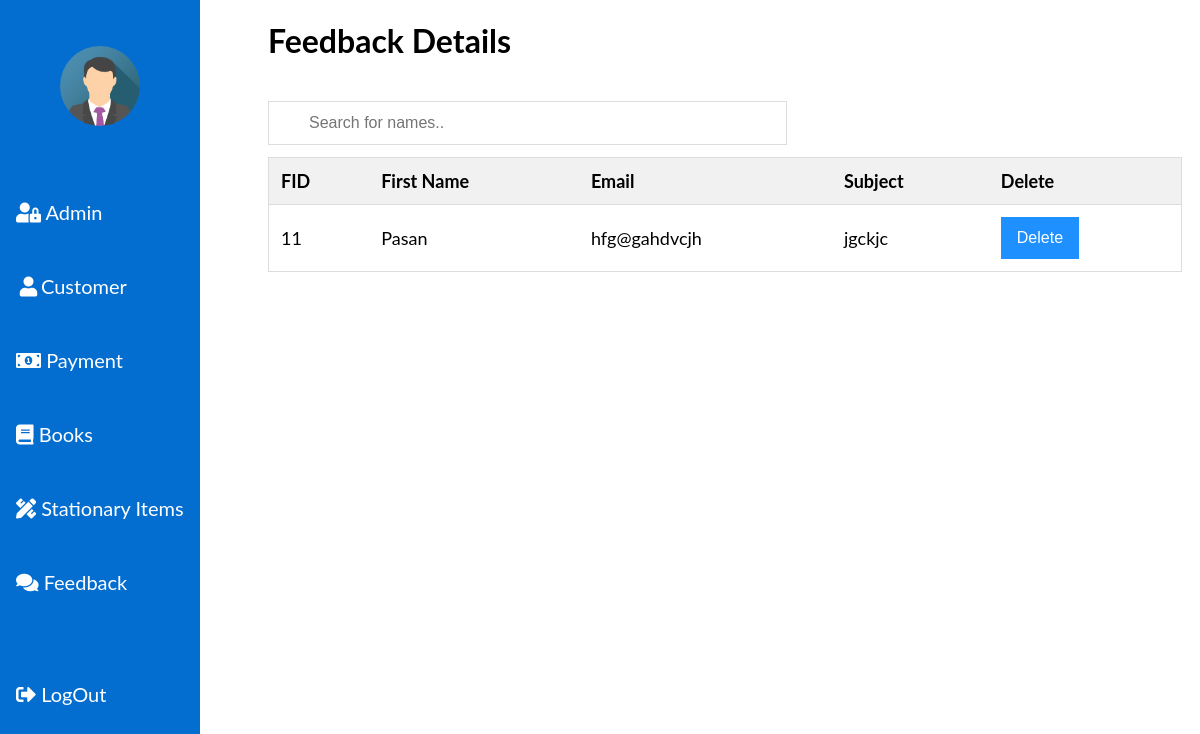
/Admin/feedback.php, run on the app's committed database.
### tables this page shows
CREATE TABLE `feedback` (
  `FID` int(11) NOT NULL,
  `F_name` varchar(100) NOT NULL,
  `F_email` varchar(200) NOT NULL,
  `F_feedback` varchar(2000) NOT NULL
);

### Admin/feedback.php (the view, shortened to what this page needs)
<!DOCTYPE html>
<html lang="en">
<head>
    <link rel="stylesheet" href="https://pro.fontawesome.com/releases/v5.10.0/css/all.css"/>
    <link rel="stylesheet" href="styles/admin.css">
    <link rel="stylesheet" href="admin.css">
</head>
<body>
<?php include 'sidebar.php';?>
<div class="main">
<h1>Feedback Details</h1>
<br>
<div>
  <input type="text" id="myInput" onkeyup="myFunction()" placeholder="Search for names..">
</div>
<?php
$conn = mysqli_connect("localhost","root","","bookstore");
  $query ="SELECT* FROM feedback ";
  $query_run= mysqli_query($conn, $query);
?>
<table id="myTable">
  <tr class="header">
    <th>FID</th>
    <th>First Name</th>
    <th>Email</th>
    <th>Subject</th>
    <th>Delete</th>
  </tr>
   <?php
   if(mysqli_num_rows($query_run)>0)
   {
     while($row =mysqli_fetch_assoc($query_run))
     {
       ?>
      <tr>
      <td><?php echo $row['FID']?></td>
      <td><?php echo $row['F_name']?></td>
      <td><?php echo $row['F_email']?></td>
      <td><?php echo $row['F_feedback']?></td>
      <td>
      <form action="" method ="POST">
      <button type="submit" name="delete_btn" class="btn">Delete</button>
      </form>
      </td>
  </tr>
<?php
     }
    }
    else{
      echo"No record found";
    }
     ?>
</table>
</div>
</body>
</html>

### Admin/styles/admin.css (style rules this page uses)
.main { margin-left: 250px; padding: 0px 10px; }
.btn { background-color: DodgerBlue; border: none; color: white; padding: 12px 16px; font-size: 16px; cursor: pointer; }
#myInput { background-image: url('/css/searchicon.png'); background-position: 10px 12px; background-repeat: no-repeat; width: 50%; font-size: 16px; padding: 12px 20px 12px 40px; border: 1px solid #ddd; margin-bottom: 12px; }
#myTable { border-collapse: collapse; width: 100%; border: 1px solid #ddd; font-size: 18px; }
#myTable th, #myTable td { text-align: left; padding: 12px; }
#myTable tr { border-bottom: 1px solid #ddd; }
#myTable tr.header, #myTable tr:hover { background-color: #f1f1f1; }

### Admin/admin.css (style rules this page uses)
body { font-family: "Lato", sans-serif; }
.main { margin-left: 250px; padding: 0px 10px; }

### data on the page
feedback: FID "11", F_name "Pasan", F_email "hfg@gahdvcjh", F_feedback "jgckjc"
